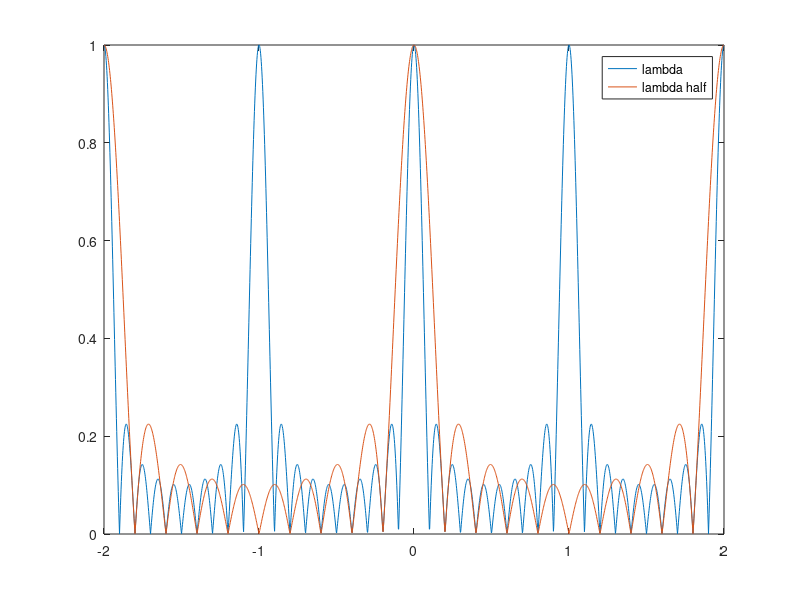

The MATLAB script that drew this image:
clc
clear all
close all
%% plotting rho over psi
n_points = 2000;
flag_write = 1;
M = 10;
c = 0.3;
f = 30;
lambda = c/f;
k = (2*pi)/lambda;
d1_lambda = 1*lambda;
d2_half = lambda/2;

phi_min = 0;
phi_max = 180;
%%
figure;
psi = linspace(-2,2,n_points);
func_rho = @(saw_in,d_in) abs((sin(M*pi*d_in*saw_in))./(sin(pi*d_in*saw_in)))/M;
rho_d_lambda      = func_rho(psi,d1_lambda/lambda);
rho_d_lambda_half = func_rho(psi,d2_half/lambda);
plot(psi,rho_d_lambda);
hold on;
plot(psi,rho_d_lambda_half);
legend('lambda','lambda half');
%%
if flag_write == 1
    name_lambda = sprintf('rho_%d_lambda_%d_%d.txt',d1_lambda/lambda,M,phi_max);
    name_half   = sprintf('rho_%1.1f_%d_%d.txt',d2_half/lambda,M,phi_max);
	fpsilambda       = fopen(name_lambda,'w');
    fpsilambdahalf   = fopen(name_half,'w');
    n_write = length(psi);
    for i = 1:n_write
       fprintf(fpsilambda,'%0.6f %2.6f\n',       psi(i) ,rho_d_lambda(i));
       fprintf(fpsilambdahalf,'%0.6f %2.6f\n',   psi(i) ,rho_d_lambda_half(i));
    end
    fclose(fpsilambda);
    fclose(fpsilambdahalf);
end
